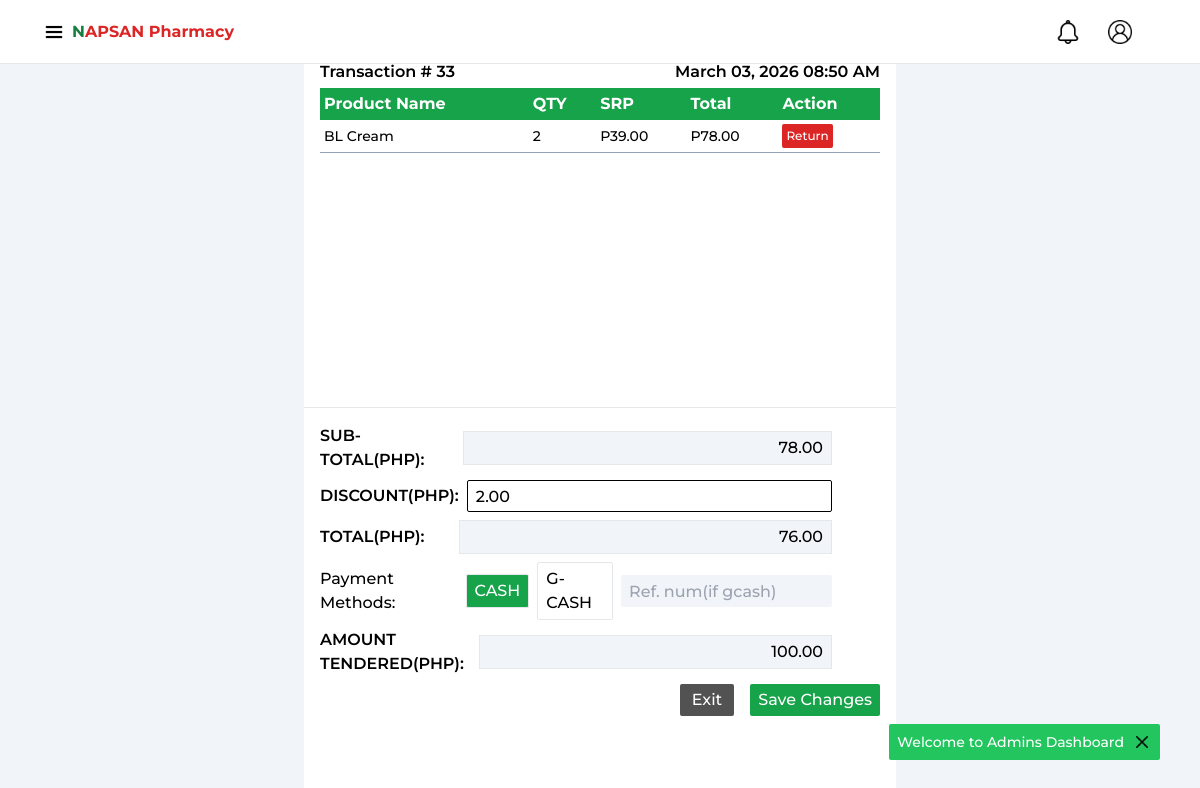
Page /editTr.php?id=33 (signed in) on the committed database.
### tables this page shows
CREATE TABLE `transactions` (
  `transId` int(10) NOT NULL,
  `subtotal` decimal(10,2) NOT NULL,
  `discount` decimal(10,2) NOT NULL,
  `total` decimal(10,2) NOT NULL,
  `tendered` decimal(10,2) NOT NULL,
  `mode_of_payment` varchar(30) NOT NULL,
  `ref_num` varchar(255) NOT NULL,
  `profit` decimal(10,2) NOT NULL,
  `date_created` date NOT NULL DEFAULT current_timestamp(),
  `created_at` datetime NOT NULL DEFAULT current_timestamp(),
  `updated_at` datetime NOT NULL DEFAULT current_timestamp() ON UPDATE current_timestamp()
);

CREATE TABLE `productsold` (
  `soldId` int(10) NOT NULL,
  `productId` int(10) NOT NULL,
  `transId` int(10) NOT NULL,
  `qty` int(10) NOT NULL,
  `srp` decimal(10,2) NOT NULL,
  `capital` decimal(10,2) NOT NULL,
  `total` decimal(10,2) NOT NULL,
  `profit` decimal(10,2) NOT NULL,
  `date_created` date NOT NULL DEFAULT current_timestamp(),
  `created_at` datetime NOT NULL DEFAULT current_timestamp(),
  `updated_at` datetime NOT NULL DEFAULT current_timestamp() ON UPDATE current_timestamp()
);

CREATE TABLE `products` (
  `productId` int(11) NOT NULL,
  `name` varchar(255) NOT NULL,
  `qty` int(10) NOT NULL,
  `srp` decimal(10,2) NOT NULL,
  `capital` decimal(10,2) NOT NULL,
  `distributor` varchar(255) NOT NULL,
  `level_notif` int(10) NOT NULL DEFAULT 20,
  `status` varchar(30) NOT NULL,
  `created_at` datetime NOT NULL DEFAULT current_timestamp(),
  `updated_at` datetime NOT NULL DEFAULT current_timestamp() ON UPDATE current_timestamp()
);

### editTr.php (the view, shortened to what this page needs)
<?php
include 'partials/__header.php';
include 'config/dbcon.php';
require 'components/navCashier.php';
require 'popups/alerts.php';
$trId = mysqli_real_escape_string($con, $_GET['id']);
$query = "SELECT * FROM transactions WHERE transId = '$trId'";
$run_query = mysqli_query($con, $query);
$row = mysqli_fetch_array($run_query);
$created_date = $row['created_at'];
$datetime = new DateTime($created_date);
$created_date = $datetime->format('F d, Y h:i A');
?>
<div class="w-full h-screen pt-10 p-2 flex gap-2 justify-center">
    <div class="w-1/2 h-full bg-white flex flex-col gap-4 flex-shrink-0">
            <div class="w-full h-1/2 border-b p-4">
                <div class="w-full h-auto py-1 bg-white flex justify-between items-center">
                    <h1 class="font-semibold">Transaction # <?= $trId?></h1>
                    <h1 class="font-semibold"><?= $created_date?></h1>
                </div>
                <div class="w-full h-[90%] overflow-y-auto">
                    <table class="w-full">
                        <thead>
                            <tr class="text-white bg-green-600">
                                <th class="p-1 text-left">Product Name </th>
                                <th class="p-1 text-left">QTY </th>
                                <th class="p-1 text-left">SRP </th>
                                <th class="p-1 text-left">Total </th>
                                <th class="p-1 text-left">Action</th>
                            </tr>
                        </thead>
                        <tbody class="text-sm font-medium">
                        <?php
                            $query1 = "SELECT productsold.soldId, productsold.productId, productsold.qty as Cqty, productsold.srp, productsold.capital, productsold.total, products.name FROM productsold JOIN products ON productsold.productId = products.productId WHERE transId = '$trId' ORDER BY productsold.created_at DESC";
                            $run_query1 = mysqli_query($con, $query1);
                            $sub_total = 0;
                            if(mysqli_num_rows($run_query1)>0){
                                while($row1 = mysqli_fetch_array($run_query1)){
                                    $sub_total = $sub_total + $row1['total'];
                        ?>
                            <tr class="border-b border-slate-400 hover:bg-slate-100">
                                <td class="p-1"><?= $row1['name']?></td>
                                <td class="p-1"><?= $row1['Cqty']?></td>
                                <td class="p-1">P<?= $row1['srp']?></td>
                                <td class="p-1">
                                    P<?= $row1['total']?>
                                </td>
                                <td class="p-1 flex items-center gap-1">
                                    <form action="api/TransactionController.php?id=<?= $row1['soldId']?>" method="post">
                                        <button type="submit" name="delSold" class="text-xs p-1 rounded-sm bg-red-600 hover:bg-red-700 text-white active:opacity-80">Return</button>
                                    </form>
                                </td>
                            </tr>
                            <?php
                                }
                            }else{
                        ?>
                        <tr class="text-center">
                            <td colspan="5" class="p-1 font-medium py-1">No Products added</td>
                        </tr>
                    <?php }?>
                        </tbody>
                    </table>
                </div>
            </div>
            <form action="api/TransactionController.php?id=<?= $trId;?>" method="post" class="w-full h-1/2 flex flex-col px-4 gap-2">
                <div class="w-full h-auto flex justify-between items-center">
                    <label for="" class="font-semibold">SUB-TOTAL(PHP):</label>
                    <input type="text" step="any" name="subtotal" class="sub text-right py-1 outline-none w-4/6 border font-medium mr-12 bg-slate-100 px-2" readonly value="<?= number_format($sub_total, 2);?>" required>
                </div>
                <div class="w-full h-auto flex justify-between items-center gap-2">
                    <label for="" class="font-semibold">DISCOUNT(PHP):</label>
                    <input type="number" step="any" name="discount" class="dis border border-black rounded-sm px-2 py-1 outline-none w-4/5 h-8 font-medium mr-12 focus:border-2 focus:border-green-600" value="<?= $row['discount']?>">
                </div>
                <div class="w-full h-auto flex justify-between items-center">
                    <label for="" class="font-semibold">TOTAL(PHP):</label>
                    <input type="text" step="any" name="total" class="total text-right py-1 outline-none w-4/6 border font-medium mr-12 bg-slate-100 px-2" readonly value="<?= number_format($sub_total - $row['discount'], 2) ;?>" required>
                </div>
                <div class="w-full h-auto flex items-center gap-2">
                    <h1 class="font-medium">Payment Methods:</h1>
                    <label for="method1" class="method px-2 py-1 border rounded-sm hover:bg-green-100 cursor-pointer font-medium" id="method1"  >CASH</label>
                    <label for="method2" class="method px-2 py-1 border rounded-sm hover:bg-green-100 cursor-pointer font-medium" id="method2">G-CASH</label>
                    <input type="number" name="refnum" class=" bg-slate-100 rounded-sm px-2 py-1 outline-none w-[14rem] h-8 font-medium mr-12" placeholder="Ref. num(if gcash)" value="<?= $row['ref_num'] == 'N/A' ? '' : $row['ref_num']?>" readonly>
                </div>
                <div class="w-full h-auto flex justify-between items-center gap-2">
                    <label for=""  class="font-semibold">AMOUNT TENDERED(PHP):</label>
                    <input type="text" step="any" name="amount" class="sub text-right py-1 outline-none w-11/12 border font-medium mr-12 bg-slate-100 px-2" readonly value="<?= $row['tendered']?>" required>
                </div>
                <div class="w-full h-auto flex justify-end items-center gap-4">
                    <a href="transactions.php"><button type="button" class="px-3 py-1 rounded-sm bg-neutral-600 hover:bg-neutral-700 text-white font-medium active:opacity-80">Exit</button></a>
                    <button type="submit" name="save" class="px-2 py-1 rounded-sm bg-green-600 hover:bg-green-700 text-white font-medium active:opacity-80">Save Changes</button>
                </div>
            </form>
        </div>
</div>
<?php include 'partials/__footer.php'; ?>

### css/style.css (style rules this page uses)
* { margin: 0; padding: 0; box-sizing: border-box; font-family: "Montserrat", sans-serif; scroll-behavior: smooth; }
input[type="radio"]:checked + .method { background-color: rgb(22 163 74 / var(--tw-bg-opacity, 1)); color: white; }

### rows in the picture
transactions: created_at "March 03, 2026 08:50 AM", discount "2.00", total "76.00", amount "100.00"
productsold: productId.name "BL Cream", qty "2", srp "39.00", total "78.00"

### other values in the picture
$_SESSION['success'] "Welcome to Admins Dashboard"
$trId "33"
